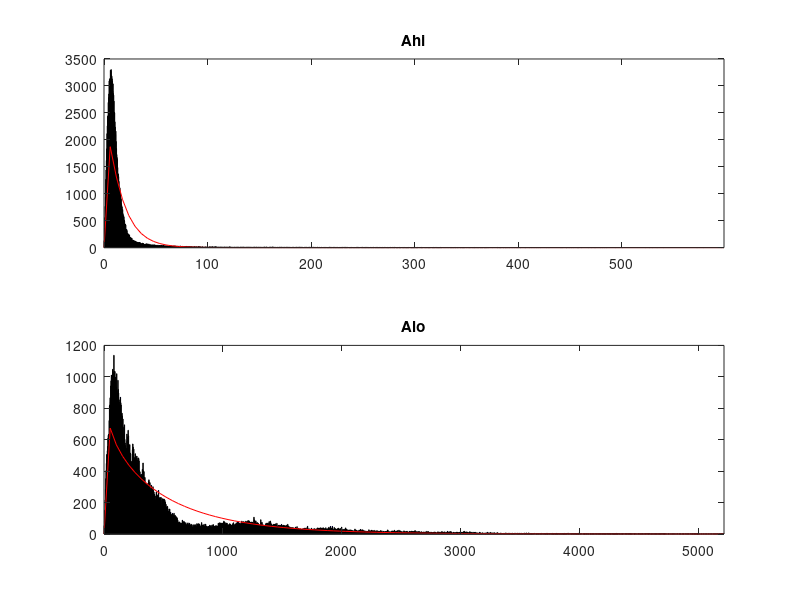
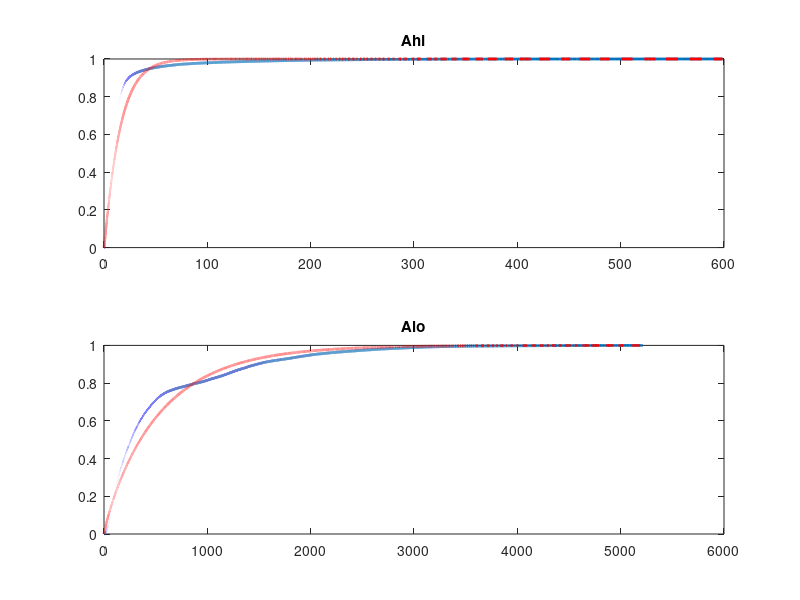

These charts were generated, in order, by the following MATLAB code:
load('MG49S45_vars.mat')
Ahi = abs(hilbert(Vhi));
Alo = abs(hilbert(Vlo));

%% Visualize fits

figure;
subplot(2,1,1)
histfit(Ahi,2000,'gamma')
title('Ahi')
subplot(2,1,2)
histfit(Alo,2000,'gamma')
title('Alo')

%% compare eCDFs
figure
subplot(2,1,1)
[f,x_values] = ecdf(Ahi);
J = plot(x_values,f,'LineWidth',2);
hold on;
phat_hi = gamfit(Ahi);
K = plot(x_values,gamcdf(x_values,phat_hi(1),phat_hi(2)),'r--','LineWidth',2);
title('Ahi')

subplot(2,1,2)
[f,x_values] = ecdf(Alo);
J = plot(x_values,f,'LineWidth',2);
hold on;
phat_lo = gamfit(Alo);
K = plot(x_values,gamcdf(x_values,phat_lo(1),phat_lo(2)),'r--','LineWidth',2);
title('Alo')

%% K-S test of fit

%reject the null hypothesis that this data does not come from the specified
%distribution

[f,x_values] = ecdf(Ahi);
kstest(Ahi,'CDF',[x_values,gamcdf(x_values,phat_hi(1),phat_hi(2))])


[f,x_values] = ecdf(Alo);
kstest(Alo,'CDF',[x_values,gamcdf(x_values,phat_lo(1),phat_lo(2))])
